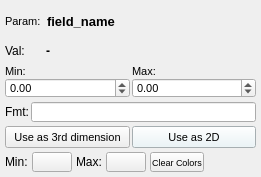
<?xml version="1.0" encoding="UTF-8"?>
<ui version="4.0">
 <class>SubstateDisplayWidget</class>
 <widget class="QWidget" name="SubstateDisplayWidget">
  <property name="geometry">
   <rect>
    <x>0</x>
    <y>0</y>
    <width>261</width>
    <height>177</height>
   </rect>
  </property>
  <property name="windowTitle">
   <string>Substate Display</string>
  </property>
  <property name="styleSheet">
   <string>SubstateDisplayWidget { border: 1px solid #cccccc; border-radius: 3px; background-color: #f9f9f9; }</string>
  </property>
  <layout class="QVBoxLayout" name="mainLayout">
   <property name="spacing">
    <number>4</number>
   </property>
   <property name="leftMargin">
    <number>5</number>
   </property>
   <property name="topMargin">
    <number>5</number>
   </property>
   <property name="rightMargin">
    <number>5</number>
   </property>
   <property name="bottomMargin">
    <number>5</number>
   </property>
   <item>
    <layout class="QHBoxLayout" name="titleLayout">
     <property name="spacing">
      <number>2</number>
     </property>
     <property name="leftMargin">
      <number>0</number>
     </property>
     <property name="topMargin">
      <number>0</number>
     </property>
     <property name="rightMargin">
      <number>0</number>
     </property>
     <property name="bottomMargin">
      <number>0</number>
     </property>
     <item>
      <widget class="QLabel" name="titleTextLabel">
       <property name="maximumSize">
        <size>
         <width>40</width>
         <height>16777215</height>
        </size>
       </property>
       <property name="styleSheet">
        <string>QLabel { font-size: 8pt; }</string>
       </property>
       <property name="text">
        <string>Param:</string>
       </property>
      </widget>
     </item>
     <item>
      <widget class="QLabel" name="nameLabel">
       <property name="styleSheet">
        <string>QLabel { font-size: 10pt; font-weight: bold; }</string>
       </property>
       <property name="text">
        <string>field_name</string>
       </property>
      </widget>
     </item>
    </layout>
   </item>
   <item>
    <layout class="QHBoxLayout" name="valueLayout">
     <property name="spacing">
      <number>2</number>
     </property>
     <property name="leftMargin">
      <number>0</number>
     </property>
     <property name="topMargin">
      <number>0</number>
     </property>
     <property name="rightMargin">
      <number>0</number>
     </property>
     <property name="bottomMargin">
      <number>0</number>
     </property>
     <item>
      <widget class="QLabel" name="valueTextLabel">
       <property name="maximumSize">
        <size>
         <width>35</width>
         <height>16777215</height>
        </size>
       </property>
       <property name="text">
        <string>Val:</string>
       </property>
      </widget>
     </item>
     <item>
      <widget class="QLabel" name="valueLabel">
       <property name="maximumSize">
        <size>
         <width>16777215</width>
         <height>20</height>
        </size>
       </property>
       <property name="styleSheet">
        <string>QLabel { padding: 1px; font-size: 9pt; font-weight: bold; }</string>
       </property>
       <property name="text">
        <string>-</string>
       </property>
      </widget>
     </item>
    </layout>
   </item>
   <item>
    <layout class="QHBoxLayout" name="minMaxLayout">
     <property name="spacing">
      <number>2</number>
     </property>
     <property name="leftMargin">
      <number>0</number>
     </property>
     <property name="topMargin">
      <number>0</number>
     </property>
     <property name="rightMargin">
      <number>0</number>
     </property>
     <property name="bottomMargin">
      <number>0</number>
     </property>
     <item>
      <layout class="QVBoxLayout" name="minLayout">
       <property name="spacing">
        <number>0</number>
       </property>
       <property name="leftMargin">
        <number>0</number>
       </property>
       <property name="topMargin">
        <number>0</number>
       </property>
       <property name="rightMargin">
        <number>0</number>
       </property>
       <property name="bottomMargin">
        <number>0</number>
       </property>
       <item>
        <widget class="QLabel" name="minTextLabel">
         <property name="styleSheet">
          <string>QLabel { font-size: 8pt; }</string>
         </property>
         <property name="text">
          <string>Min:</string>
         </property>
        </widget>
       </item>
       <item>
        <widget class="QDoubleSpinBox" name="minSpinBox">
         <property name="maximumSize">
          <size>
           <width>16777215</width>
           <height>20</height>
          </size>
         </property>
         <property name="styleSheet">
          <string>QDoubleSpinBox { font-size: 8pt; }</string>
         </property>
         <property name="specialValueText">
          <string/>
         </property>
         <property name="decimals">
          <number>2</number>
         </property>
         <property name="minimum">
          <double>-1000000000.000000000000000</double>
         </property>
         <property name="maximum">
          <double>1000000000.000000000000000</double>
         </property>
        </widget>
       </item>
      </layout>
     </item>
     <item>
      <layout class="QVBoxLayout" name="maxLayout">
       <property name="spacing">
        <number>0</number>
       </property>
       <property name="leftMargin">
        <number>0</number>
       </property>
       <property name="topMargin">
        <number>0</number>
       </property>
       <property name="rightMargin">
        <number>0</number>
       </property>
       <property name="bottomMargin">
        <number>0</number>
       </property>
       <item>
        <widget class="QLabel" name="maxTextLabel">
         <property name="styleSheet">
          <string>QLabel { font-size: 8pt; }</string>
         </property>
         <property name="text">
          <string>Max:</string>
         </property>
        </widget>
       </item>
       <item>
        <widget class="QDoubleSpinBox" name="maxSpinBox">
         <property name="maximumSize">
          <size>
           <width>16777215</width>
           <height>20</height>
          </size>
         </property>
         <property name="styleSheet">
          <string>QDoubleSpinBox { font-size: 8pt; }</string>
         </property>
         <property name="specialValueText">
          <string/>
         </property>
         <property name="decimals">
          <number>2</number>
         </property>
         <property name="minimum">
          <double>-1000000000.000000000000000</double>
         </property>
         <property name="maximum">
          <double>1000000000.000000000000000</double>
         </property>
        </widget>
       </item>
      </layout>
     </item>
    </layout>
   </item>
   <item>
    <layout class="QHBoxLayout" name="formatLayout">
     <property name="spacing">
      <number>2</number>
     </property>
     <property name="leftMargin">
      <number>0</number>
     </property>
     <property name="topMargin">
      <number>0</number>
     </property>
     <property name="rightMargin">
      <number>0</number>
     </property>
     <property name="bottomMargin">
      <number>0</number>
     </property>
     <item>
      <widget class="QLabel" name="formatTextLabel">
       <property name="maximumSize">
        <size>
         <width>35</width>
         <height>16777215</height>
        </size>
       </property>
       <property name="text">
        <string>Fmt:</string>
       </property>
      </widget>
     </item>
     <item>
      <widget class="QLineEdit" name="formatLineEdit">
       <property name="maximumSize">
        <size>
         <width>16777215</width>
         <height>20</height>
        </size>
       </property>
       <property name="styleSheet">
        <string>QLineEdit { font-size: 8pt; }</string>
       </property>
      </widget>
     </item>
    </layout>
   </item>
   <item>
    <layout class="QHBoxLayout" name="buttonsLayout">
     <property name="spacing">
      <number>2</number>
     </property>
     <property name="leftMargin">
      <number>0</number>
     </property>
     <property name="topMargin">
      <number>0</number>
     </property>
     <property name="rightMargin">
      <number>0</number>
     </property>
     <property name="bottomMargin">
      <number>0</number>
     </property>
     <item>
      <widget class="QPushButton" name="use3dButton">
       <property name="maximumSize">
        <size>
         <width>16777215</width>
         <height>22</height>
        </size>
       </property>
       <property name="styleSheet">
        <string>QPushButton { font-size: 8pt; padding: 2px; }</string>
       </property>
       <property name="text">
        <string>Use as 3rd dimension</string>
       </property>
      </widget>
     </item>
     <item>
      <widget class="QPushButton" name="use2dButton">
       <property name="maximumSize">
        <size>
         <width>16777215</width>
         <height>22</height>
        </size>
       </property>
       <property name="styleSheet">
        <string>QPushButton { font-size: 8pt; padding: 2px; background-color: #e8f4f8; }</string>
       </property>
       <property name="text">
        <string>Use as 2D</string>
       </property>
      </widget>
     </item>
    </layout>
   </item>
   <item>
    <layout class="QHBoxLayout" name="colorsLayout">
     <property name="spacing">
      <number>4</number>
     </property>
     <property name="leftMargin">
      <number>0</number>
     </property>
     <property name="topMargin">
      <number>0</number>
     </property>
     <property name="rightMargin">
      <number>0</number>
     </property>
     <property name="bottomMargin">
      <number>0</number>
     </property>
     <item>
      <widget class="QLabel" name="minColorLabel">
       <property name="maximumSize">
        <size>
         <width>30</width>
         <height>16777215</height>
        </size>
       </property>
       <property name="text">
        <string>Min:</string>
       </property>
      </widget>
     </item>
     <item>
      <widget class="QPushButton" name="minColorButton">
       <property name="maximumSize">
        <size>
         <width>40</width>
         <height>20</height>
        </size>
       </property>
       <property name="toolTip">
        <string>Click to set minimum value color</string>
       </property>
       <property name="text">
        <string/>
       </property>
      </widget>
     </item>
     <item>
      <widget class="QLabel" name="maxColorLabel">
       <property name="maximumSize">
        <size>
         <width>30</width>
         <height>16777215</height>
        </size>
       </property>
       <property name="text">
        <string>Max:</string>
       </property>
      </widget>
     </item>
     <item>
      <widget class="QPushButton" name="maxColorButton">
       <property name="maximumSize">
        <size>
         <width>40</width>
         <height>20</height>
        </size>
       </property>
       <property name="toolTip">
        <string>Click to set maximum value color</string>
       </property>
       <property name="text">
        <string/>
       </property>
      </widget>
     </item>
     <item>
      <widget class="QPushButton" name="clearColorsButton">
       <property name="maximumSize">
        <size>
         <width>16777215</width>
         <height>20</height>
        </size>
       </property>
       <property name="styleSheet">
        <string>QPushButton { font-size: 7pt; padding: 1px; }</string>
       </property>
       <property name="text">
        <string>Clear Colors</string>
       </property>
      </widget>
     </item>
     <item>
      <spacer name="colorsSpacer">
       <property name="orientation">
        <enum>Qt::Orientation::Horizontal</enum>
       </property>
       <property name="sizeHint" stdset="0">
        <size>
         <width>40</width>
         <height>20</height>
        </size>
       </property>
      </spacer>
     </item>
    </layout>
   </item>
  </layout>
 </widget>
 <resources/>
 <connections/>
</ui>
